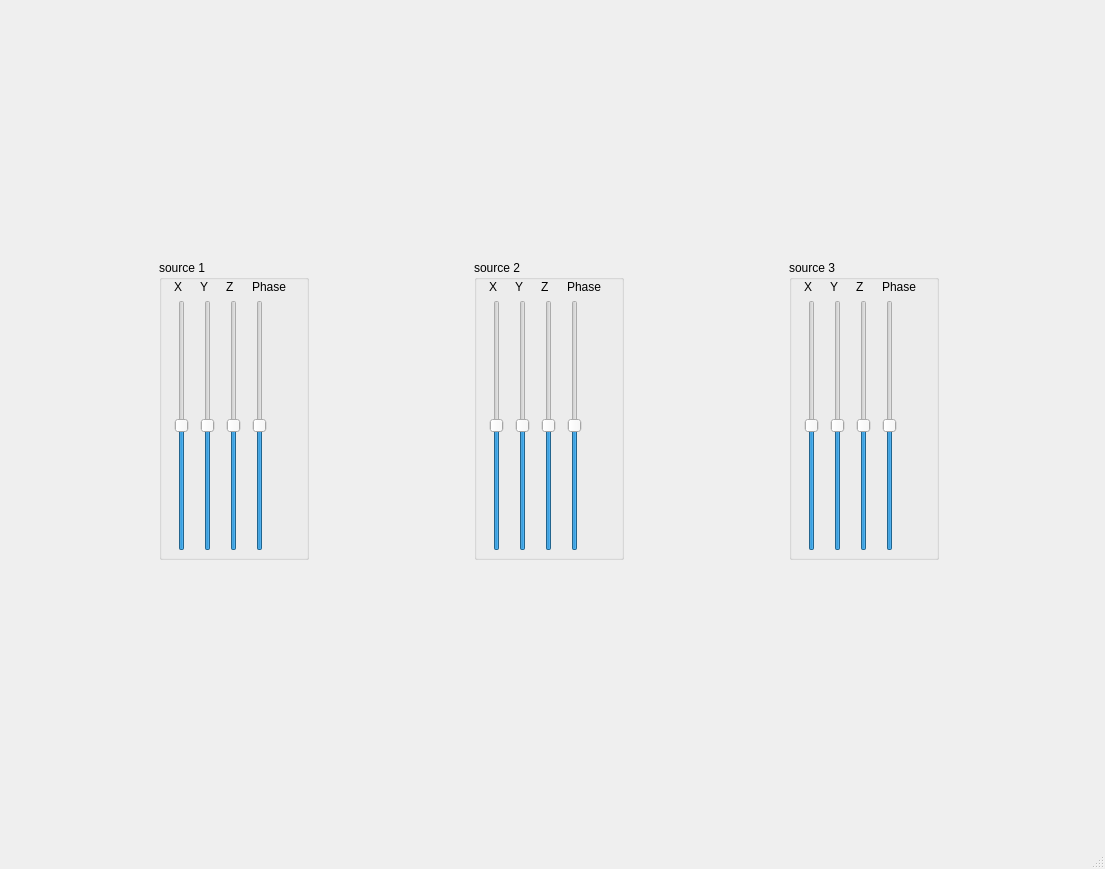
<?xml version="1.0" encoding="UTF-8"?>
<ui version="4.0">
 <class>MainWindow</class>
 <widget class="QMainWindow" name="MainWindow">
  <property name="geometry">
   <rect>
    <x>0</x>
    <y>0</y>
    <width>1105</width>
    <height>869</height>
   </rect>
  </property>
  <property name="windowTitle">
   <string>MainWindow</string>
  </property>
  <widget class="QWidget" name="centralwidget">
   <widget class="QWidget" name="verticalLayoutWidget_5">
    <property name="geometry">
     <rect>
      <x>0</x>
      <y>0</y>
      <width>1101</width>
      <height>821</height>
     </rect>
    </property>
    <layout class="QVBoxLayout" name="layout1">
     <item>
      <layout class="QHBoxLayout" name="horizontalLayout_5">
       <property name="sizeConstraint">
        <enum>QLayout::SetFixedSize</enum>
       </property>
       <item>
        <widget class="QGroupBox" name="groupBox">
         <property name="sizePolicy">
          <sizepolicy hsizetype="Fixed" vsizetype="Fixed">
           <horstretch>0</horstretch>
           <verstretch>0</verstretch>
          </sizepolicy>
         </property>
         <property name="minimumSize">
          <size>
           <width>150</width>
           <height>300</height>
          </size>
         </property>
         <property name="title">
          <string>source 1</string>
         </property>
         <widget class="QWidget" name="horizontalLayoutWidget">
          <property name="geometry">
           <rect>
            <x>10</x>
            <y>20</y>
            <width>123</width>
            <height>271</height>
           </rect>
          </property>
          <layout class="QHBoxLayout" name="horizontalLayout">
           <item>
            <layout class="QVBoxLayout" name="verticalLayout">
             <item>
              <widget class="QLabel" name="label">
               <property name="text">
                <string>X</string>
               </property>
              </widget>
             </item>
             <item>
              <widget class="QSlider" name="x0">
               <property name="minimum">
                <number>-2000</number>
               </property>
               <property name="maximum">
                <number>2000</number>
               </property>
               <property name="value">
                <number>0</number>
               </property>
               <property name="orientation">
                <enum>Qt::Vertical</enum>
               </property>
              </widget>
             </item>
            </layout>
           </item>
           <item>
            <layout class="QVBoxLayout" name="verticalLayout_3">
             <item>
              <widget class="QLabel" name="label_3">
               <property name="text">
                <string>Y</string>
               </property>
              </widget>
             </item>
             <item>
              <widget class="QSlider" name="y0">
               <property name="minimum">
                <number>-2000</number>
               </property>
               <property name="maximum">
                <number>2000</number>
               </property>
               <property name="value">
                <number>0</number>
               </property>
               <property name="orientation">
                <enum>Qt::Vertical</enum>
               </property>
              </widget>
             </item>
            </layout>
           </item>
           <item>
            <layout class="QVBoxLayout" name="verticalLayout_4">
             <item>
              <widget class="QLabel" name="label_4">
               <property name="text">
                <string>Z</string>
               </property>
              </widget>
             </item>
             <item>
              <widget class="QSlider" name="z0">
               <property name="minimum">
                <number>-2000</number>
               </property>
               <property name="maximum">
                <number>2000</number>
               </property>
               <property name="value">
                <number>0</number>
               </property>
               <property name="orientation">
                <enum>Qt::Vertical</enum>
               </property>
              </widget>
             </item>
            </layout>
           </item>
           <item>
            <layout class="QVBoxLayout" name="verticalLayout_2">
             <item>
              <widget class="QLabel" name="label_2">
               <property name="text">
                <string>Phase</string>
               </property>
              </widget>
             </item>
             <item>
              <widget class="QSlider" name="p0">
               <property name="minimum">
                <number>-2000</number>
               </property>
               <property name="maximum">
                <number>2000</number>
               </property>
               <property name="orientation">
                <enum>Qt::Vertical</enum>
               </property>
              </widget>
             </item>
            </layout>
           </item>
          </layout>
         </widget>
        </widget>
       </item>
       <item>
        <widget class="QGroupBox" name="groupBox_2">
         <property name="sizePolicy">
          <sizepolicy hsizetype="Fixed" vsizetype="Fixed">
           <horstretch>1</horstretch>
           <verstretch>1</verstretch>
          </sizepolicy>
         </property>
         <property name="minimumSize">
          <size>
           <width>150</width>
           <height>300</height>
          </size>
         </property>
         <property name="title">
          <string>source 2</string>
         </property>
         <widget class="QWidget" name="horizontalLayoutWidget_3">
          <property name="geometry">
           <rect>
            <x>10</x>
            <y>20</y>
            <width>123</width>
            <height>271</height>
           </rect>
          </property>
          <layout class="QHBoxLayout" name="horizontalLayout_3">
           <item>
            <layout class="QVBoxLayout" name="verticalLayout_9">
             <item>
              <widget class="QLabel" name="label_9">
               <property name="text">
                <string>X</string>
               </property>
              </widget>
             </item>
             <item>
              <widget class="QSlider" name="x1">
               <property name="minimum">
                <number>-2000</number>
               </property>
               <property name="maximum">
                <number>2000</number>
               </property>
               <property name="orientation">
                <enum>Qt::Vertical</enum>
               </property>
              </widget>
             </item>
            </layout>
           </item>
           <item>
            <layout class="QVBoxLayout" name="verticalLayout_10">
             <item>
              <widget class="QLabel" name="label_10">
               <property name="text">
                <string>Y</string>
               </property>
              </widget>
             </item>
             <item>
              <widget class="QSlider" name="y1">
               <property name="minimum">
                <number>-2000</number>
               </property>
               <property name="maximum">
                <number>2000</number>
               </property>
               <property name="value">
                <number>0</number>
               </property>
               <property name="orientation">
                <enum>Qt::Vertical</enum>
               </property>
              </widget>
             </item>
            </layout>
           </item>
           <item>
            <layout class="QVBoxLayout" name="verticalLayout_11">
             <item>
              <widget class="QLabel" name="label_11">
               <property name="text">
                <string>Z</string>
               </property>
              </widget>
             </item>
             <item>
              <widget class="QSlider" name="z1">
               <property name="minimum">
                <number>-2000</number>
               </property>
               <property name="maximum">
                <number>2000</number>
               </property>
               <property name="orientation">
                <enum>Qt::Vertical</enum>
               </property>
              </widget>
             </item>
            </layout>
           </item>
           <item>
            <layout class="QVBoxLayout" name="verticalLayout_12">
             <item>
              <widget class="QLabel" name="label_12">
               <property name="text">
                <string>Phase</string>
               </property>
              </widget>
             </item>
             <item>
              <widget class="QSlider" name="p1">
               <property name="minimum">
                <number>-2000</number>
               </property>
               <property name="maximum">
                <number>2000</number>
               </property>
               <property name="orientation">
                <enum>Qt::Vertical</enum>
               </property>
              </widget>
             </item>
            </layout>
           </item>
          </layout>
         </widget>
        </widget>
       </item>
       <item>
        <widget class="QGroupBox" name="groupBox_3">
         <property name="sizePolicy">
          <sizepolicy hsizetype="Fixed" vsizetype="Fixed">
           <horstretch>0</horstretch>
           <verstretch>0</verstretch>
          </sizepolicy>
         </property>
         <property name="minimumSize">
          <size>
           <width>150</width>
           <height>300</height>
          </size>
         </property>
         <property name="title">
          <string>source 3</string>
         </property>
         <widget class="QWidget" name="horizontalLayoutWidget_4">
          <property name="geometry">
           <rect>
            <x>10</x>
            <y>20</y>
            <width>123</width>
            <height>271</height>
           </rect>
          </property>
          <layout class="QHBoxLayout" name="horizontalLayout_4">
           <item>
            <layout class="QVBoxLayout" name="verticalLayout_13">
             <item>
              <widget class="QLabel" name="label_13">
               <property name="text">
                <string>X</string>
               </property>
              </widget>
             </item>
             <item>
              <widget class="QSlider" name="x2">
               <property name="minimum">
                <number>-2000</number>
               </property>
               <property name="maximum">
                <number>2000</number>
               </property>
               <property name="orientation">
                <enum>Qt::Vertical</enum>
               </property>
              </widget>
             </item>
            </layout>
           </item>
           <item>
            <layout class="QVBoxLayout" name="verticalLayout_14">
             <item>
              <widget class="QLabel" name="label_14">
               <property name="text">
                <string>Y</string>
               </property>
              </widget>
             </item>
             <item>
              <widget class="QSlider" name="y2">
               <property name="minimum">
                <number>-2000</number>
               </property>
               <property name="maximum">
                <number>2000</number>
               </property>
               <property name="orientation">
                <enum>Qt::Vertical</enum>
               </property>
              </widget>
             </item>
            </layout>
           </item>
           <item>
            <layout class="QVBoxLayout" name="verticalLayout_15">
             <item>
              <widget class="QLabel" name="label_15">
               <property name="text">
                <string>Z</string>
               </property>
              </widget>
             </item>
             <item>
              <widget class="QSlider" name="z2">
               <property name="minimum">
                <number>-2000</number>
               </property>
               <property name="maximum">
                <number>2000</number>
               </property>
               <property name="value">
                <number>0</number>
               </property>
               <property name="orientation">
                <enum>Qt::Vertical</enum>
               </property>
              </widget>
             </item>
            </layout>
           </item>
           <item>
            <layout class="QVBoxLayout" name="verticalLayout_16">
             <item>
              <widget class="QLabel" name="label_16">
               <property name="text">
                <string>Phase</string>
               </property>
              </widget>
             </item>
             <item>
              <widget class="QSlider" name="p2">
               <property name="minimum">
                <number>-2000</number>
               </property>
               <property name="maximum">
                <number>2000</number>
               </property>
               <property name="orientation">
                <enum>Qt::Vertical</enum>
               </property>
              </widget>
             </item>
            </layout>
           </item>
          </layout>
         </widget>
        </widget>
       </item>
      </layout>
     </item>
    </layout>
   </widget>
  </widget>
  <widget class="QMenuBar" name="menubar">
   <property name="geometry">
    <rect>
     <x>0</x>
     <y>0</y>
     <width>1105</width>
     <height>21</height>
    </rect>
   </property>
  </widget>
  <widget class="QStatusBar" name="statusbar"/>
 </widget>
 <resources/>
 <connections/>
</ui>
